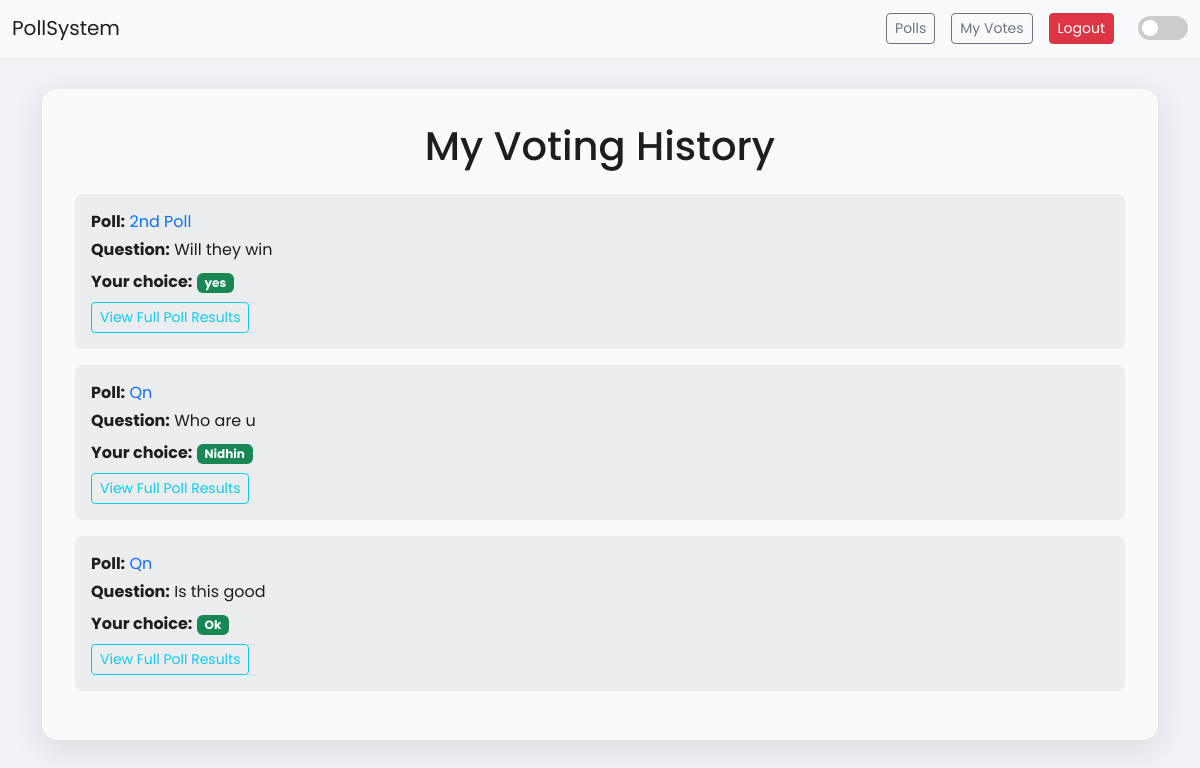
The app's page /my-votes/ (signed in), older data.
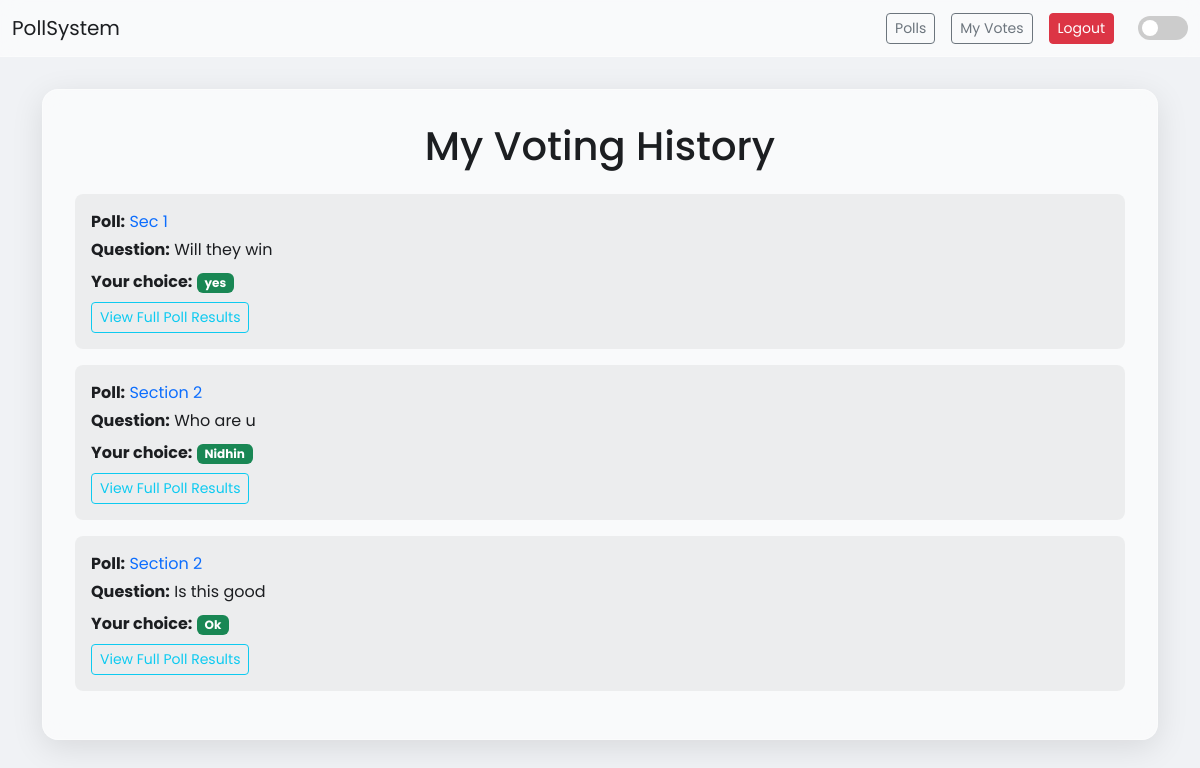
The same page, newer data.
### poll/models.py (models this page shows, shortened)
class Vote(models.Model):
    user = models.ForeignKey(User, on_delete=models.CASCADE)
    poll = models.ForeignKey(Poll, on_delete=models.CASCADE)
    question = models.ForeignKey(Question, on_delete=models.CASCADE)
    choice = models.ForeignKey(Choice, on_delete=models.CASCADE)
    class Meta:
        unique_together = ('user', 'poll', 'question')

class Poll(models.Model):
    title = models.CharField(max_length=200)
    description = models.TextField(blank=True)
    start_date = models.DateTimeField(default=timezone.now)
    end_date = models.DateTimeField(null=True, blank=True)
    created_by = models.ForeignKey(User, on_delete=models.CASCADE)

class Question(models.Model):
    poll = models.ForeignKey(Poll, related_name='questions', on_delete=models.CASCADE)
    question_text = models.CharField(max_length=200)

class Choice(models.Model):
    question = models.ForeignKey(Question, related_name='choices', on_delete=models.CASCADE)
    choice_text = models.CharField(max_length=200)

### poll/views.py (the view)
# urls.py: path('my-votes/', views.my_votes, name='my_votes'),
@login_required
def my_votes(request):
    votes = Vote.objects.filter(user=request.user).select_related('poll', 'question', 'choice')
    return render(request, 'poll/my_votes.html', {'votes': votes})

### poll/templates/poll/my_votes.html (shortened to what this page needs)
{% extends 'base.html' %}
{% block content %}
<div class="glass-card">
    <h1 class="text-center mb-4">My Voting History</h1>
    {% for vote in votes %}
    <div class="p-3 mb-3" style="background: rgba(0,0,0,0.05); border-radius: 0.5rem;">
        <p class="mb-1">
            <strong>Poll:</strong>
            <a href="{% url 'poll_detail' vote.poll.id %}" class="text-decoration-none" style="color: var(--primary-color);">{{ vote.poll.title }}</a>
        </p>
        <p class="mb-2"><strong>Question:</strong> {{ vote.question.question_text }}</p>
        <p class="mb-1">
            <strong>Your choice:</strong>
            <span class="badge bg-success">{{ vote.choice.choice_text }}</span>
        </p>
        <div class="mt-2">
             <a href="{% url 'poll_results' vote.poll.id %}" class="btn btn-sm btn-outline-info">View Full Poll Results</a>
        </div>
    </div>
    {% empty %}
    <div class="text-center p-4">
        <p>You have not voted in any polls yet.</p>
        <a href="{% url 'poll_list' %}" class="btn btn-primary">Find an Active Poll</a>
    </div>
    {% endfor %}
</div>
{% endblock %}

Row changes from the older to the newer data that the page shows:
changed through a linked row, Vote "Will they win": poll "2nd Poll" → "Sec 1"
changed through a linked row, Vote "Who are u": poll "Qn" → "Section 2"
changed through a linked row, Vote "Is this good": poll "Qn" → "Section 2"
